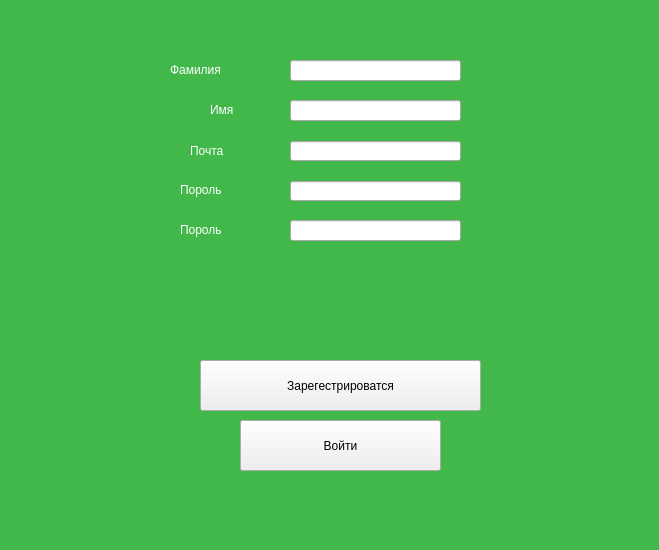
<?xml version="1.0" encoding="UTF-8"?>
<ui version="4.0">
 <class>MainWindow</class>
 <widget class="QMainWindow" name="MainWindow">
  <property name="geometry">
   <rect>
    <x>0</x>
    <y>0</y>
    <width>659</width>
    <height>550</height>
   </rect>
  </property>
  <property name="windowTitle">
   <string>MainWindow</string>
  </property>
  <widget class="QWidget" name="centralwidget">
   <widget class="QLineEdit" name="lineEdit">
    <property name="geometry">
     <rect>
      <x>290</x>
      <y>60</y>
      <width>171</width>
      <height>21</height>
     </rect>
    </property>
    <property name="whatsThis">
     <string>&lt;html&gt;&lt;head/&gt;&lt;body&gt;&lt;p align=&quot;right&quot;&gt;&lt;br/&gt;&lt;/p&gt;&lt;/body&gt;&lt;/html&gt;</string>
    </property>
    <property name="styleSheet">
     <string notr="true">font: 14pt &quot;MS Shell Dlg 2&quot;; 
font: 12pt &quot;MS Shell Dlg 2&quot;;</string>
    </property>
    <property name="text">
     <string/>
    </property>
   </widget>
   <widget class="QLineEdit" name="lineEdit_2">
    <property name="geometry">
     <rect>
      <x>290</x>
      <y>100</y>
      <width>171</width>
      <height>21</height>
     </rect>
    </property>
    <property name="styleSheet">
     <string notr="true">font: 14pt &quot;MS Shell Dlg 2&quot;;
font: 12pt &quot;MS Shell Dlg 2&quot;;</string>
    </property>
    <property name="text">
     <string/>
    </property>
   </widget>
   <widget class="QLineEdit" name="lineEdit_3">
    <property name="geometry">
     <rect>
      <x>290</x>
      <y>141</y>
      <width>171</width>
      <height>20</height>
     </rect>
    </property>
    <property name="styleSheet">
     <string notr="true">font: 14pt &quot;MS Shell Dlg 2&quot;;
font: 12pt &quot;MS Shell Dlg 2&quot;;</string>
    </property>
    <property name="text">
     <string/>
    </property>
   </widget>
   <widget class="QLineEdit" name="lineEdit_4">
    <property name="geometry">
     <rect>
      <x>290</x>
      <y>181</y>
      <width>171</width>
      <height>20</height>
     </rect>
    </property>
    <property name="styleSheet">
     <string notr="true">font: 14pt &quot;MS Shell Dlg 2&quot;;
font: 12pt &quot;MS Shell Dlg 2&quot;;</string>
    </property>
    <property name="text">
     <string/>
    </property>
   </widget>
   <widget class="QLineEdit" name="lineEdit_5">
    <property name="geometry">
     <rect>
      <x>290</x>
      <y>220</y>
      <width>171</width>
      <height>21</height>
     </rect>
    </property>
    <property name="styleSheet">
     <string notr="true">font: 14pt &quot;MS Shell Dlg 2&quot;;
font: 12pt &quot;MS Shell Dlg 2&quot;;</string>
    </property>
    <property name="text">
     <string/>
    </property>
   </widget>
   <widget class="QLabel" name="label">
    <property name="geometry">
     <rect>
      <x>-10</x>
      <y>0</y>
      <width>711</width>
      <height>551</height>
     </rect>
    </property>
    <property name="styleSheet">
     <string notr="true">background-color: rgb(65, 184, 73);</string>
    </property>
    <property name="text">
     <string/>
    </property>
    <property name="pixmap">
     <pixmap>../PycharmProjects/ДЗ/zakad/Documents/forest_trees_spruce_172526_1920x1080.jpg</pixmap>
    </property>
   </widget>
   <widget class="QPushButton" name="pushregButton">
    <property name="geometry">
     <rect>
      <x>200</x>
      <y>360</y>
      <width>281</width>
      <height>51</height>
     </rect>
    </property>
    <property name="styleSheet">
     <string notr="true">font: 14pt &quot;MS Shell Dlg 2&quot;;
font: 18pt &quot;MS Shell Dlg 2&quot;;</string>
    </property>
    <property name="text">
     <string>Зарегестрироватся</string>
    </property>
    <property name="flat">
     <bool>false</bool>
    </property>
   </widget>
   <widget class="QPushButton" name="pushlogButton">
    <property name="geometry">
     <rect>
      <x>240</x>
      <y>420</y>
      <width>201</width>
      <height>51</height>
     </rect>
    </property>
    <property name="styleSheet">
     <string notr="true">font: 14pt &quot;MS Shell Dlg 2&quot;;
font: 18pt &quot;MS Shell Dlg 2&quot;;</string>
    </property>
    <property name="text">
     <string>Войти</string>
    </property>
    <property name="flat">
     <bool>false</bool>
    </property>
   </widget>
   <widget class="QLabel" name="label_2">
    <property name="geometry">
     <rect>
      <x>170</x>
      <y>60</y>
      <width>121</width>
      <height>20</height>
     </rect>
    </property>
    <property name="styleSheet">
     <string notr="true">color: rgb(255, 255, 255);
font: 14pt &quot;MS Shell Dlg 2&quot;;</string>
    </property>
    <property name="text">
     <string>Фамилия</string>
    </property>
   </widget>
   <widget class="QLabel" name="label_3">
    <property name="geometry">
     <rect>
      <x>210</x>
      <y>100</y>
      <width>71</width>
      <height>20</height>
     </rect>
    </property>
    <property name="styleSheet">
     <string notr="true">color: rgb(255, 255, 255); font: 14pt &quot;MS Shell Dlg 2&quot;;</string>
    </property>
    <property name="text">
     <string>Имя</string>
    </property>
   </widget>
   <widget class="QLabel" name="label_4">
    <property name="geometry">
     <rect>
      <x>190</x>
      <y>140</y>
      <width>71</width>
      <height>21</height>
     </rect>
    </property>
    <property name="styleSheet">
     <string notr="true">color: rgb(255, 255, 255); font: 14pt &quot;MS Shell Dlg 2&quot;;</string>
    </property>
    <property name="text">
     <string>Почта</string>
    </property>
   </widget>
   <widget class="QLabel" name="label_5">
    <property name="geometry">
     <rect>
      <x>180</x>
      <y>180</y>
      <width>81</width>
      <height>20</height>
     </rect>
    </property>
    <property name="styleSheet">
     <string notr="true">font: 14pt &quot;MS Shell Dlg 2&quot;;
color: rgb(255, 255, 255);</string>
    </property>
    <property name="text">
     <string>Пороль</string>
    </property>
   </widget>
   <widget class="QLabel" name="label_6">
    <property name="geometry">
     <rect>
      <x>180</x>
      <y>220</y>
      <width>71</width>
      <height>20</height>
     </rect>
    </property>
    <property name="styleSheet">
     <string notr="true">font: 14pt &quot;MS Shell Dlg 2&quot;;
color: rgb(255, 255, 255);</string>
    </property>
    <property name="text">
     <string>Пороль</string>
    </property>
   </widget>
   <zorder>label</zorder>
   <zorder>lineEdit</zorder>
   <zorder>lineEdit_2</zorder>
   <zorder>lineEdit_3</zorder>
   <zorder>lineEdit_4</zorder>
   <zorder>lineEdit_5</zorder>
   <zorder>pushregButton</zorder>
   <zorder>pushlogButton</zorder>
   <zorder>label_2</zorder>
   <zorder>label_3</zorder>
   <zorder>label_4</zorder>
   <zorder>label_5</zorder>
   <zorder>label_6</zorder>
  </widget>
 </widget>
 <resources/>
 <connections/>
</ui>
